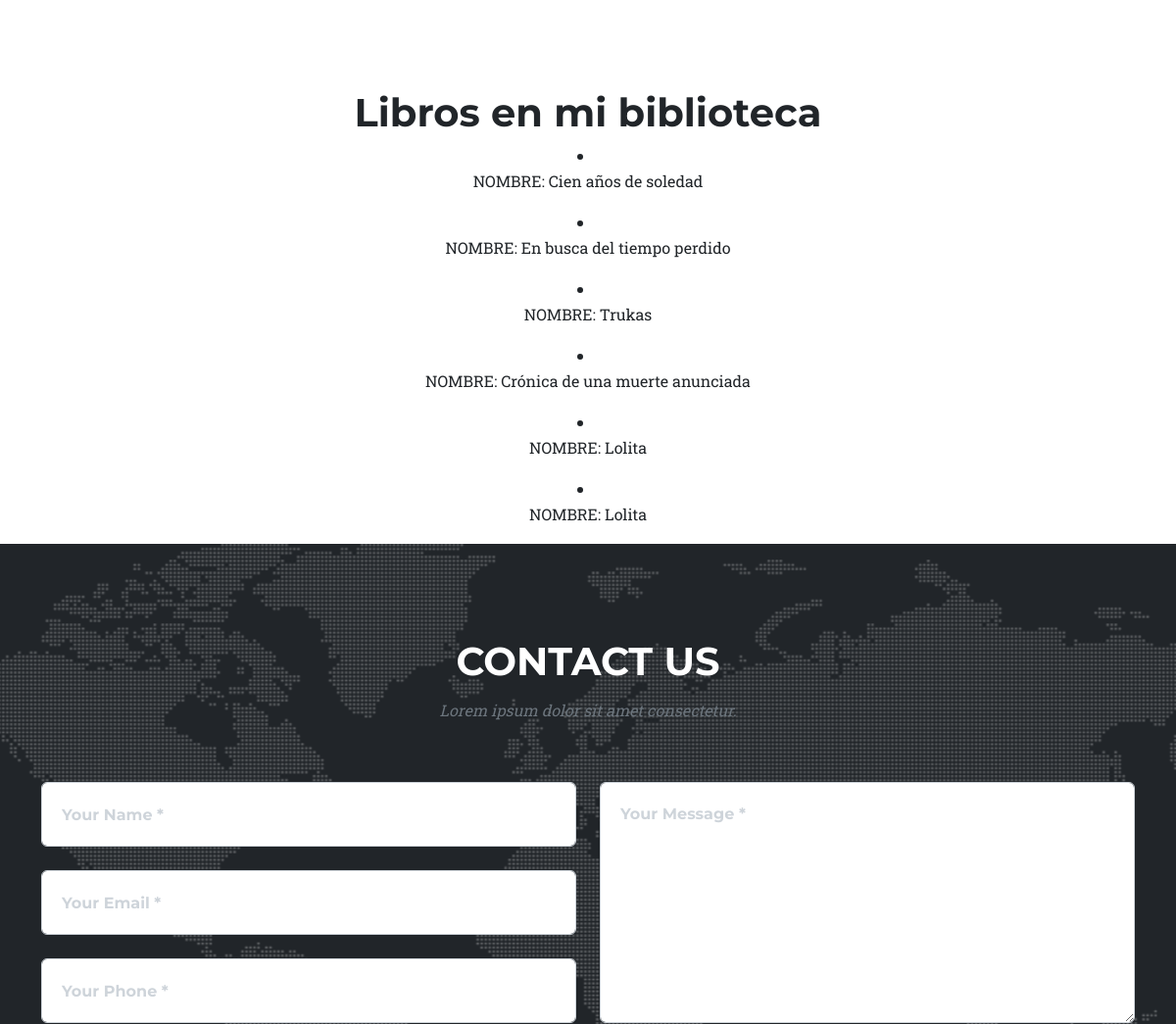
Page /AppBiblioteca/clases/librosList/ (signed in, middle part) on the earlier database version.
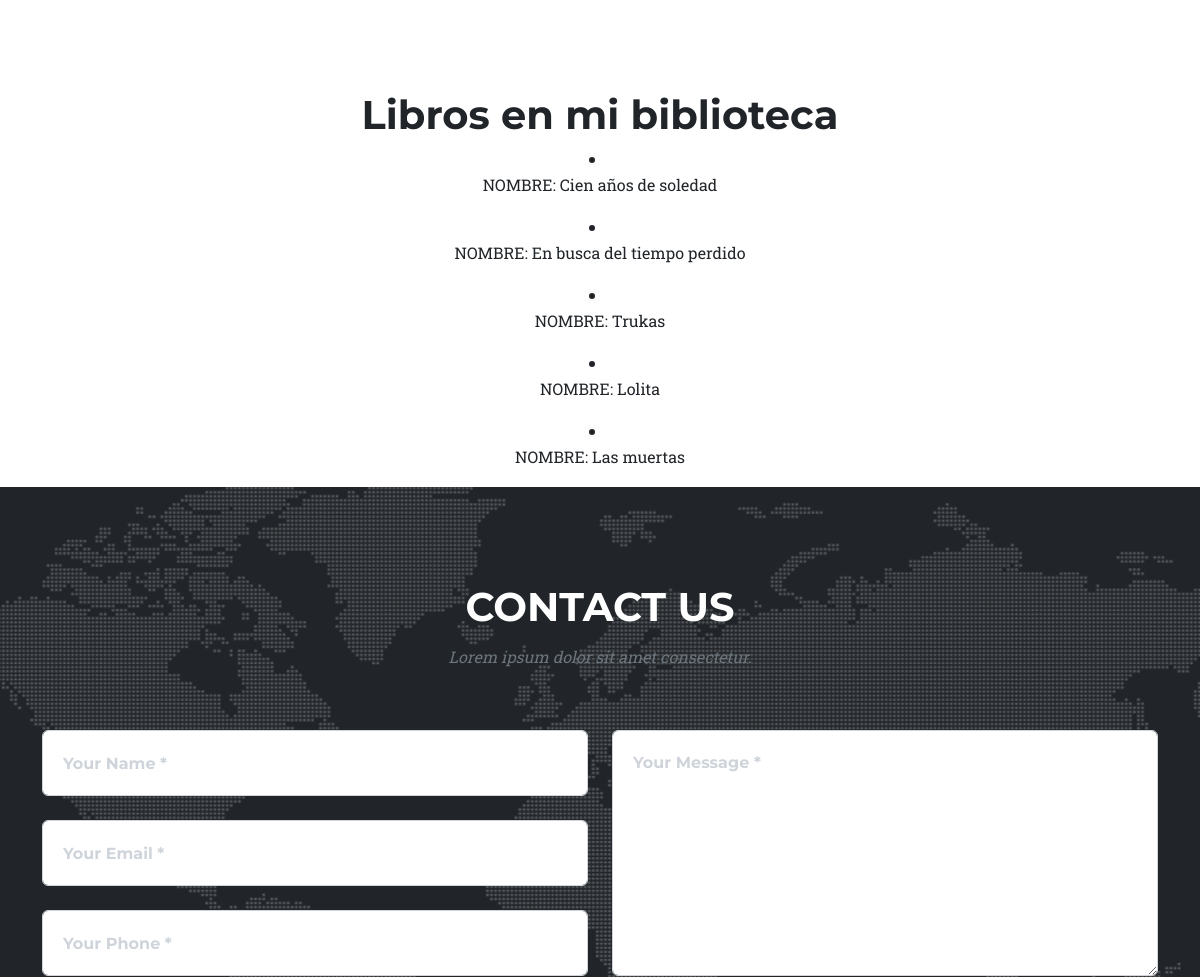
Same page on the later database version.
### AppBiblioteca/models.py (models this page shows, shortened)
class Libro(models.Model):
    nombre = models.CharField(max_length=40)
    autor = models.CharField(max_length=20)

### AppBiblioteca/views.py (the view)
# urls.py: path('clases/librosList/', views.LibrosListView.as_view(), name='librosList'),
class LibrosListView(LoginRequiredMixin, ListView):
    model = Libro
    context_object_name="libros"
    template_name = "app_biblioteca/librosList.html"
    def get(self, request, *args, **kwargs):
        return super().get(request, *args, **kwargs)

### AppBiblioteca/templates/app_biblioteca/librosList.html (shortened to what this page needs)
{% extends 'app_biblioteca/padre.html' %}
{% load static %}
{% block main %}
    <h1 align="center">Libros en mi biblioteca</h1>
    {% for libro in object_list %}
        <div align="center">
        <li>
            <p>NOMBRE: {{ libro.nombre }}</p>
        </li>
    </div>
    {% endfor %}
{% endblock main %}

### AppBiblioteca/templates/app_biblioteca/padre.html (shortened to what this page needs)
{% load static%}
<!DOCTYPE html>
<html lang="en">
    <head>
        <link href="{% static 'app_biblioteca/css/styles.css'%}" rel="stylesheet" />
    </head>
    <body id="page-top">
        {% block contenidoQueCambia%}
        <section class="page-section" id="services">
        </section>
        {% block main %}
        {% endblock main %}
        <section class="page-section" id="contact">
            <div class="container">
                <div class="text-center">
                    <h2 class="section-heading text-uppercase">Contact Us</h2>
                    <h3 class="section-subheading text-muted">Lorem ipsum dolor sit amet consectetur.</h3>
                </div>
                <form id="contactForm" data-sb-form-api-token="API_TOKEN">
                    <div class="row align-items-stretch mb-5">
                        <div class="col-md-6">
                            <div class="form-group">
                                <input class="form-control" id="name" type="text" placeholder="Your Name *" data-sb-validations="required" />
                            </div>
                            <div class="form-group">
                                <input class="form-control" id="email" type="email" placeholder="Your Email *" data-sb-validations="required,email" />
                            </div>
                            <div class="form-group mb-md-0">
                                <input class="form-control" id="phone" type="tel" placeholder="Your Phone *" data-sb-validations="required" />
                            </div>
                        </div>
                        <div class="col-md-6">
                            <div class="form-group form-group-textarea mb-md-0">
                                <textarea class="form-control" id="message" placeholder="Your Message *" data-sb-validations="required"></textarea>
                            </div>
                        </div>
                    </div>
                </form>
            </div>
        </section>
        {% endblock %}
    </body>
</html>

Differences in the rows shown:
removed Libro: nombre "Crónica de una muerte anunciada"
removed Libro: nombre "Lolita"
added Libro: nombre "Las muertas"
